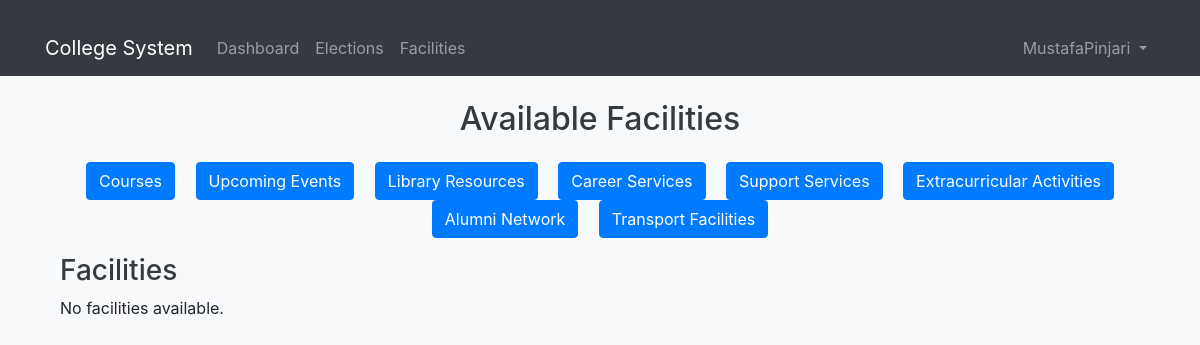
Page /facilities/ (signed in) on the earlier database version.
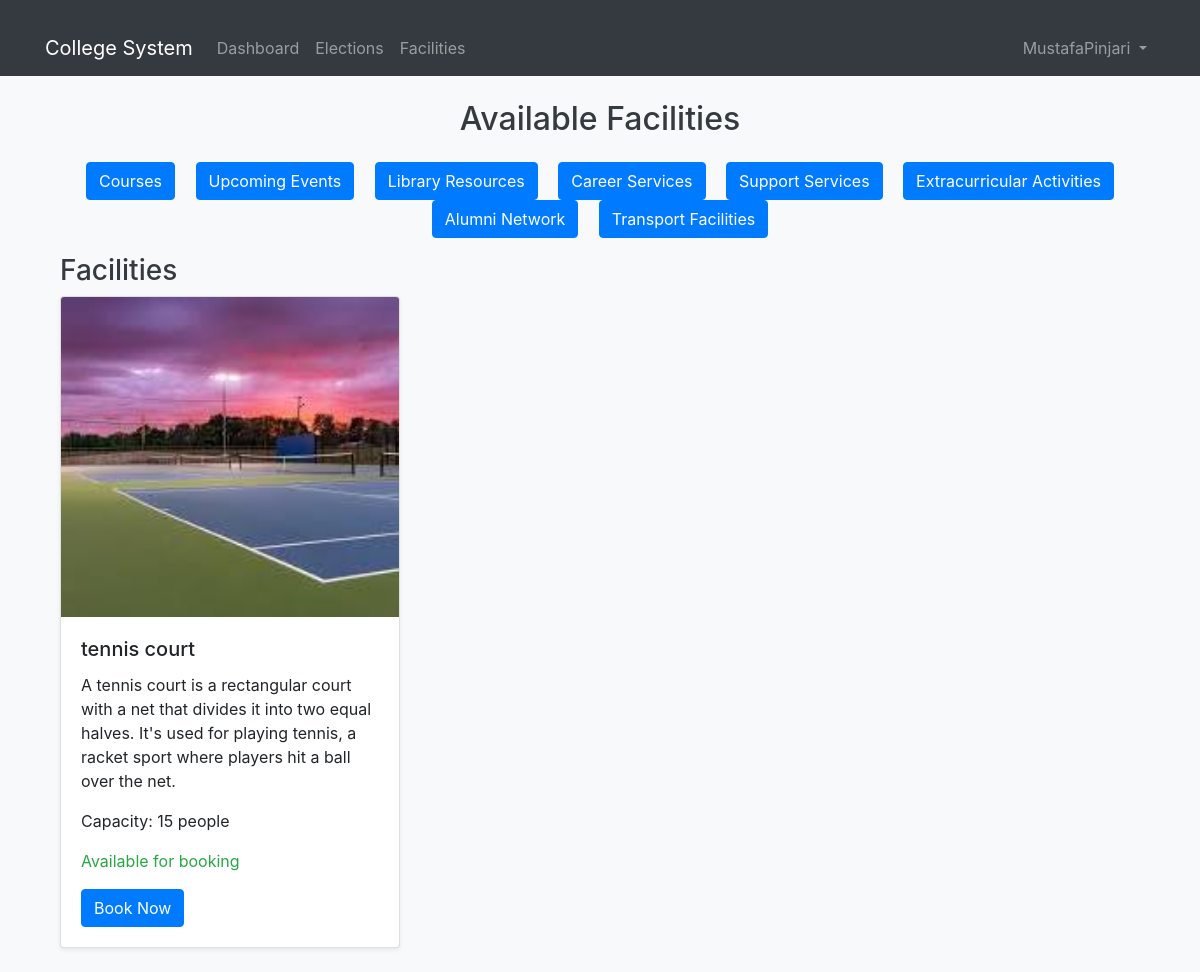
Same page on the later database version.
### accounts/models.py (models this page shows, shortened)
class User(AbstractUser):
    ROLES = (
        ('student', 'Student'),
        ('faculty', 'Faculty'),
        ('admin', 'Administrator'),
        ('staff', 'Staff')  # Added staff role
    )
    DEPARTMENTS = (
        ('cs', 'Computer Science'),
        ('it', 'Information Technology'),
        ('ec', 'Electronics & Communication'),
        ('me', 'Mechanical Engineering'),
        ('ce', 'Civil Engineering'),
        ('admin', 'Administration')
    )
    role = models.CharField(max_length=20, choices=ROLES)
    department = models.CharField(max_length=100, choices=DEPARTMENTS)
    student_id = models.CharField(max_length=20, blank=True, null=True)
    phone = models.CharField(max_length=15)
    profile_picture = models.ImageField(upload_to='profile_pics/', blank=True, null=True)
    bio = models.TextField(max_length=500, blank=True)
    date_of_birth = models.DateField(null=True, blank=True)
    address = models.TextField(blank=True)
    emergency_contact = models.CharField(max_length=15, blank=True)
    linkedin_profile = models.URLField(max_length=200, blank=True)
    github_profile = models.URLField(max_length=200, blank=True)
    groups = models.ManyToManyField(
        'auth.Group',
        related_name='custom_user_set',
        blank=True,
        help_text='The groups this user belongs to.',
        verbose_name='groups',
    )
    user_permissions = models.ManyToManyField(
        'auth.Permission',
        related_name='custom_user_set',
        blank=True,
        help_text='Specific permissions for this user.',
        verbose_name='user permissions',
    )
    health_requests = models.TextField(blank=True)  # Field to store health requests
    leave_requests = models.TextField(blank=True)    # Field to store leave requests
    class Meta:
        permissions = [
            ("can_view_dashboard", "Can view dashboard"),
            ("can_manage_elections", "Can manage elections"),
            ("can_manage_facilities", "Can manage facilities"),
            ("can_handle_complaints", "Can handle complaints"),
        ]

### facilities/models.py (models this page shows, shortened)
class Facility(models.Model):
    name = models.CharField(max_length=100, unique=True)
    description = models.TextField()
    capacity = models.IntegerField()
    image = models.ImageField(upload_to='facilities/', null=True, blank=True)
    is_available = models.BooleanField(default=True)

### facilities/views.py (the view)
# urls.py: path('', views.facility_list, name='facility_list'),
@login_required
def facility_list(request):
    facilities = Facility.objects.all()
    courses = Course.objects.all()
    events = Event.objects.all()
    library_resources = LibraryResource.objects.all()
    career_services = CareerService.objects.all()
    support_services = SupportService.objects.all()
    extracurricular_activities = ExtracurricularActivity.objects.all()
    alumni = Alumni.objects.all()
    context = {
        'facilities': facilities,
        'courses': courses,
        'events': events,
        'library_resources': library_resources,
        'career_services': career_services,
        'support_services': support_services,
        'extracurricular_activities': extracurricular_activities,
        'alumni': alumni,
    }
    return render(request, 'facilities/facility_list.html', context)

### facilities/templates/facilities/facility_list.html (shortened to what this page needs)
{% extends 'base.html' %}
{% block content %}
<div class="container">
    <h2 class="text-center mb-4">Available Facilities</h2>
    <div class="mb-3 text-center">
        <a href="{% url 'facilities:course_list' %}" class="btn btn-primary mx-2">Courses</a>
        <a href="{% url 'facilities:event_list' %}" class="btn btn-primary mx-2">Upcoming Events</a>
        <a href="{% url 'facilities:library_resources' %}" class="btn btn-primary mx-2">Library Resources</a>
        <a href="{% url 'facilities:career_services' %}" class="btn btn-primary mx-2">Career Services</a>
        <a href="{% url 'facilities:support_services' %}" class="btn btn-primary mx-2">Support Services</a>
        <a href="{% url 'facilities:extracurricular_activities' %}" class="btn btn-primary mx-2">Extracurricular Activities</a>
        <a href="{% url 'facilities:alumni_network' %}" class="btn btn-primary mx-2">Alumni Network</a>
        <a href="{% url 'facilities:transport_facilities' %}" class="btn btn-primary mx-2">Transport Facilities</a>
    </div>
    <h3>Facilities</h3>
    <div class="row">
        {% for facility in facilities %}
        <div class="col-md-4 mb-4">
            <div class="card shadow-sm">
                {% if facility.image %}
                <img src="{{ facility.image.url }}" class="card-img-top" alt="{{ facility.name }}">
                {% endif %}
                <div class="card-body">
                    <h5 class="card-title">{{ facility.name }}</h5>
                    <p class="card-text">{{ facility.description }}</p>
                    <p>Capacity: {{ facility.capacity }} people</p>
                    {% with user_bookings=user.bookings.all %}
                        {% if user_bookings %}
                            {% for booking in user_bookings %}
                                {% if booking.facility == facility %}
                                    {% if booking.status == 'approved' %}
                                        <p class="text-success">&#10004; Approved</p>
                                    {% else %}
                                        <p class="text-warning">Pending Approval</p>
                                    {% endif %}
                                {% endif %}
                            {% endfor %}
                        {% else %}
                            <p class="text-success">Available for booking</p>
                            <a href="{% url 'facilities:book' facility.id %}" class="btn btn-primary">Book Now</a>
                        {% endif %}
                    {% endwith %}
                </div>
            </div>
        </div>
        {% empty %}
        <div class="col-12">
            <p>No facilities available.</p>
        </div>
        {% endfor %}
    </div>
</div>
{% endblock %}

### templates/base.html (shortened to what this page needs)
{% load static %}
<!DOCTYPE html>
<html lang="en">
<head>
    <link href="https://cdn.jsdelivr.net/npm/bootstrap@5.1.3/dist/css/bootstrap.min.css" rel="stylesheet">
    <link href="https://stackpath.bootstrapcdn.com/bootstrap/4.5.2/css/bootstrap.min.css" rel="stylesheet">
    <link rel="stylesheet" href="{% static 'css/styles.css' %}">
    <link rel="stylesheet" href="https://cdnjs.cloudflare.com/ajax/libs/font-awesome/6.0.0-beta3/css/all.min.css">
    <link rel="stylesheet" href="https://cdnjs.cloudflare.com/ajax/libs/sweetalert/1.1.3/sweetalert.min.css">
</head>
<body>
    <nav class="navbar navbar-expand-lg navbar-dark bg-dark">
        <div class="container">
            <a class="navbar-brand" href="{% url 'accounts:dashboard' %}">College System</a>
            <div class="collapse navbar-collapse" id="navbarNav">
                {% if user.is_authenticated %}
                    <ul class="navbar-nav me-auto">
                        <li class="nav-item">
                            <a class="nav-link" href="{% url 'accounts:dashboard' %}">Dashboard</a>
                        </li>
                        <li class="nav-item">
                            <a class="nav-link" href="{% url 'elections:list' %}">Elections</a>
                        </li>
                        <li class="nav-item">
                            <a class="nav-link" href="{% url 'facilities:facility_list' %}">Facilities</a>
                        </li>
                    </ul>
                    <ul class="navbar-nav">
                        <li class="nav-item dropdown">
                            <a class="nav-link dropdown-toggle" href="#" id="navbarDropdown" role="button" data-bs-toggle="dropdown">
                                {{ user.get_full_name|default:user.username }}
                            </a>
                        </li>
                    </ul>
                {% endif %}
            </div>
        </div>
    </nav>
    <div class="container mt-4">
        {% block content %}{% endblock %}
    </div>
</body>
</html>

### static/css/styles.css (style rules this page uses)
body { background-color: #f8f9fa; }
h2, h3 { color: #343a40; }
.card { transition: transform 0.2s; }
.btn-primary { background-color: #007bff; border-color: #007bff; }
.container { margin-top: 20px; }

Differences in the rows shown:
added Facility: image (picture), name "tennis court", description "A tennis court is a rectangular court with a net that divides it into two equal halves. It's used for playing tennis, a racket sport where players hit a ball over the net.", capacity "15"
Other differences:
text no longer shown: "No facilities available."
